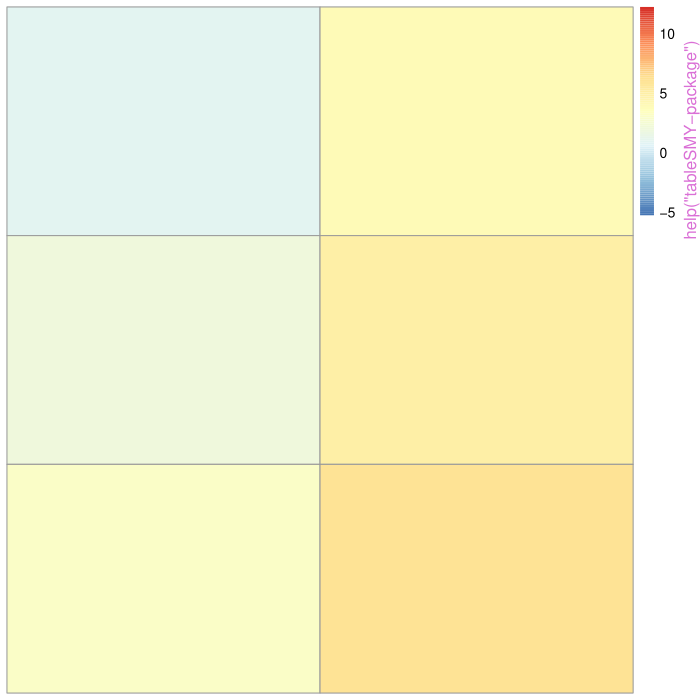

Generate this figure with R:
pkgname <- "tableSMY"
source(file.path(R.home("share"), "R", "examples-header.R"))
options(warn = 1)
base::assign(".ExTimings", "tableSMY-Ex.timings", pos = 'CheckExEnv')
base::cat("name\tuser\tsystem\telapsed\n", file=base::get(".ExTimings", pos = 'CheckExEnv'))
base::assign(".format_ptime",
function(x) {
  if(!is.na(x[4L])) x[1L] <- x[1L] + x[4L]
  if(!is.na(x[5L])) x[2L] <- x[2L] + x[5L]
  options(OutDec = '.')
  format(x[1L:3L], digits = 7L)
},
pos = 'CheckExEnv')

### * </HEADER>
library('tableSMY')

base::assign(".oldSearch", base::search(), pos = 'CheckExEnv')
base::assign(".old_wd", base::getwd(), pos = 'CheckExEnv')
cleanEx()
nameEx("anyIncomplete")
### * anyIncomplete

flush(stderr()); flush(stdout())

base::assign(".ptime", proc.time(), pos = "CheckExEnv")
### Name: anyIncomplete
### Title: Check Incompletion
### Aliases: anyIncomplete

### ** Examples

##---- Should be DIRECTLY executable !! ----
##-- ==>  Define data, use random,
##--	or do  help(data=index)  for the standard data sets.

## The function is currently defined as
function (table) 
{
    if (!(class(table) %in% c("matrix", "data.frame", "data.table"))) 
        stop("Input is not a matrix, data frame or data table")
    out = list()
    out$dimension = paste("Dimension: ", dim(table)[1], " rows * ", 
        dim(table)[2], " columns", sep = "")
    na = apply(table, 2, FUN = function(column) {
        any = sum(is.na(column))
        return(any)
    })
    out$na = na[na >= 1]
    null = apply(table, 2, FUN = function(column) {
        any = sum(is.null(column))
        return(any)
    })
    out$null = null[null >= 1]
    nan = apply(table, 2, FUN = function(column) {
        any = sum(is.nan(column))
        return(any)
    })
    out$nan = nan[nan >= 1]
    empty = apply(table, 2, FUN = function(column) {
        any = sum(column == "", na.rm = T)
        return(any)
    })
    out$empty = empty[empty >= 1]
    total = sum(c(na, null, nan, empty))
    out$completeness = paste(total, " of NA, NAN, NULL, or empty character is found from ", 
        dim(table)[1] * dim(table)[2], " data points. They constitute ", 
        total/(dim(table)[1] * dim(table)[2]) * 100, "%", sep = "")
    return(out)
  }



base::assign(".dptime", (proc.time() - get(".ptime", pos = "CheckExEnv")), pos = "CheckExEnv")
base::cat("anyIncomplete", base::get(".format_ptime", pos = 'CheckExEnv')(get(".dptime", pos = "CheckExEnv")), "\n", file=base::get(".ExTimings", pos = 'CheckExEnv'), append=TRUE, sep="\t")
cleanEx()
nameEx("changeNames")
### * changeNames

flush(stderr()); flush(stdout())

base::assign(".ptime", proc.time(), pos = "CheckExEnv")
### Name: changeNames
### Title: Change rol/col names
### Aliases: changeNames

### ** Examples

##---- Should be DIRECTLY executable !! ----
##-- ==>  Define data, use random,
##--	or do  help(data=index)  for the standard data sets.

## The function is currently defined as
function (rowOrCol, Table, nameForTable) 
{
    if (rowOrCol == "row") {
        IndexForNewName = match(rownames(Table), nameForTable[, 
            1])
        rownames(Table) = nameForTable[, 2][IndexForNewName]
    }
    else if (rowOrCol == "col") {
        IndexForNewName = match(colnames(Table), nameForTable[, 
            1])
        colnames(Table) = nameForTable[, 2][IndexForNewName]
    }
    else {
        stop("Enter either \"row\" or \"col\"")
    }
    return(Table)
  }



base::assign(".dptime", (proc.time() - get(".ptime", pos = "CheckExEnv")), pos = "CheckExEnv")
base::cat("changeNames", base::get(".format_ptime", pos = 'CheckExEnv')(get(".dptime", pos = "CheckExEnv")), "\n", file=base::get(".ExTimings", pos = 'CheckExEnv'), append=TRUE, sep="\t")
cleanEx()
nameEx("checkDuplicates_vect")
### * checkDuplicates_vect

flush(stderr()); flush(stdout())

base::assign(".ptime", proc.time(), pos = "CheckExEnv")
### Name: checkDuplicates_vect
### Title: Check items that occur more than once
### Aliases: checkDuplicates_vect

### ** Examples

##---- Should be DIRECTLY executable !! ----
##-- ==>  Define data, use random,
##--	or do  help(data=index)  for the standard data sets.

## The function is currently defined as
function (vect) 
{
    if (sum(duplicated(vect)) >= 1) {
        print("Some duplicates are found:")
        table(vect)
    }
    else {
        return("Everything in this vector is unique")
    }
  }



base::assign(".dptime", (proc.time() - get(".ptime", pos = "CheckExEnv")), pos = "CheckExEnv")
base::cat("checkDuplicates_vect", base::get(".format_ptime", pos = 'CheckExEnv')(get(".dptime", pos = "CheckExEnv")), "\n", file=base::get(".ExTimings", pos = 'CheckExEnv'), append=TRUE, sep="\t")
cleanEx()
nameEx("filterTable")
### * filterTable

flush(stderr()); flush(stdout())

base::assign(".ptime", proc.time(), pos = "CheckExEnv")
### Name: filterTable
### Title: Check and remove incompletion of your matrix/dataframe/datatable
### Aliases: filterTable

### ** Examples

##---- Should be DIRECTLY executable !! ----
##-- ==>  Define data, use random,
##--	or do  help(data=index)  for the standard data sets.

## The function is currently defined as
function (table) 
{
    if (!(class(table) %in% c("matrix", "data.frame", "data.table"))) 
        stop("Input is not a matrix, data frame or data table")
    colToBeRemoved = apply(table, 2, FUN = function(col) {
        ifelse(sum(is.na(col) + is.nan(col) + is.null(col) + 
            sapply(col, FUN = function(point) {
                identical(as.character(point), "")
            })) >= 1, T, F)
    })
    new_table = table[, !colToBeRemoved]
    return(new_table)
  }



base::assign(".dptime", (proc.time() - get(".ptime", pos = "CheckExEnv")), pos = "CheckExEnv")
base::cat("filterTable", base::get(".format_ptime", pos = 'CheckExEnv')(get(".dptime", pos = "CheckExEnv")), "\n", file=base::get(".ExTimings", pos = 'CheckExEnv'), append=TRUE, sep="\t")
cleanEx()
nameEx("graphTable")
### * graphTable

flush(stderr()); flush(stdout())

base::assign(".ptime", proc.time(), pos = "CheckExEnv")
### Name: graphTable
### Title: Draw a heat map of your matrix/dataframe/datatable
### Aliases: graphTable

### ** Examples

##---- Should be DIRECTLY executable !! ----
##-- ==>  Define data, use random,
##--	or do  help(data=index)  for the standard data sets.

## The function is currently defined as
function (table) 
{
    if (!(class(table) %in% c("matrix", "data.frame", "data.table"))) 
        stop("Input is not a matrix, data frame or data table")
    if (class(table) == "matrix" && typeof(table) %in% c("integer", 
        "single", "double")) {
        table[] = sapply(table, FUN = function(point) as.numeric(point))
        print("From all data in the table")
        print(summary(as.numeric(table)))
    }
    else table[] = sapply(table, FUN = function(point) as.numeric(point))
    colnames(table) = NULL
    rownames(table) = NULL
    listOfPackages = c("grid", "pheatmap")
    new_pack = listOfPackages[!(listOfPackages %in% installed.packages()[, 
        "Package"])]
    if (length(new_pack)) {
        print(paste(new_pack, " is required and being installed...", 
            sep = ""))
        install.packages(new_pack)
    }
    
    q = quantile(table, na.rm = T)
    q1 = q["25%"]
    med = q["50%"]
    q3 = q["75%"]
    iqr = q3 - q1
    lower = q1 - 3 * iqr
    upper = q3 + 3 * iqr
    palette.breaks = c(0:50 * (med - lower)/50 + lower, 1:50 * 
        (upper - med)/50 + med)
    pheatmap::pheatmap(table, cluster_rows = F, cluster_cols = F, breaks = palette.breaks, 
        show_rownames = F, show_colnames = F)
  }



base::assign(".dptime", (proc.time() - get(".ptime", pos = "CheckExEnv")), pos = "CheckExEnv")
base::cat("graphTable", base::get(".format_ptime", pos = 'CheckExEnv')(get(".dptime", pos = "CheckExEnv")), "\n", file=base::get(".ExTimings", pos = 'CheckExEnv'), append=TRUE, sep="\t")
cleanEx()
nameEx("tableSMY-package")
### * tableSMY-package

flush(stderr()); flush(stdout())

base::assign(".ptime", proc.time(), pos = "CheckExEnv")
### Name: tableSMY-package
### Title: A Simple Toolbox that Allows Quick Visualization of your Matrix
###   or Dataframe
### Aliases: tableSMY-package tableSMY
### Keywords: package

### ** Examples

mat=matrix(c(1,2,3,4,5,6),ncol=2)
graphTable(mat)

set.seed(101)
random.matrix=matrix(runif(500, min = -1, max = 1), nrow = 50)
graphTable(random.matrix)

set.seed(101)
random.matrix[sample(1:50,10),sample(1:10,2)]=NA
graphTable(random.matrix)

anyIncomplete(random.matrix)

filtered_random.matrix=filterTable(random.matrix)
str(filtered_random.matrix)

checkDuplicates_vect(c(1,1,2,3,4,4,4,5,6,7,8,9,10))

Table=matrix(rnorm(2*3),ncol=2,nrow=3)
rownames(Table)=c("one","two","three")
colnames(Table)=c("col_one","col_two")
Table


rowNameForTable=matrix(c("two","one","three","TWO","ONE","THREE"),ncol=2,byrow=FALSE)
colNameForTable=matrix(c("col_two","col_one","COL_TWO","COL_ONE"),ncol=2,byrow=FALSE)

#newTable=changeNames(rowOrCol="test",Table,nameForTable) #test the error message of the function
newTable=changeNames(rowOrCol="row",Table,rowNameForTable) #test rownames
newTable=changeNames(rowOrCol="col",Table,colNameForTable) #test colnames 





base::assign(".dptime", (proc.time() - get(".ptime", pos = "CheckExEnv")), pos = "CheckExEnv")
base::cat("tableSMY-package", base::get(".format_ptime", pos = 'CheckExEnv')(get(".dptime", pos = "CheckExEnv")), "\n", file=base::get(".ExTimings", pos = 'CheckExEnv'), append=TRUE, sep="\t")
### * <FOOTER>
###
cleanEx()
options(digits = 7L)
base::cat("Time elapsed: ", proc.time() - base::get("ptime", pos = 'CheckExEnv'),"\n")
grDevices::dev.off()
###
### Local variables: ***
### mode: outline-minor ***
### outline-regexp: "\\(> \\)?### [*]+" ***
### End: ***
quit('no')
